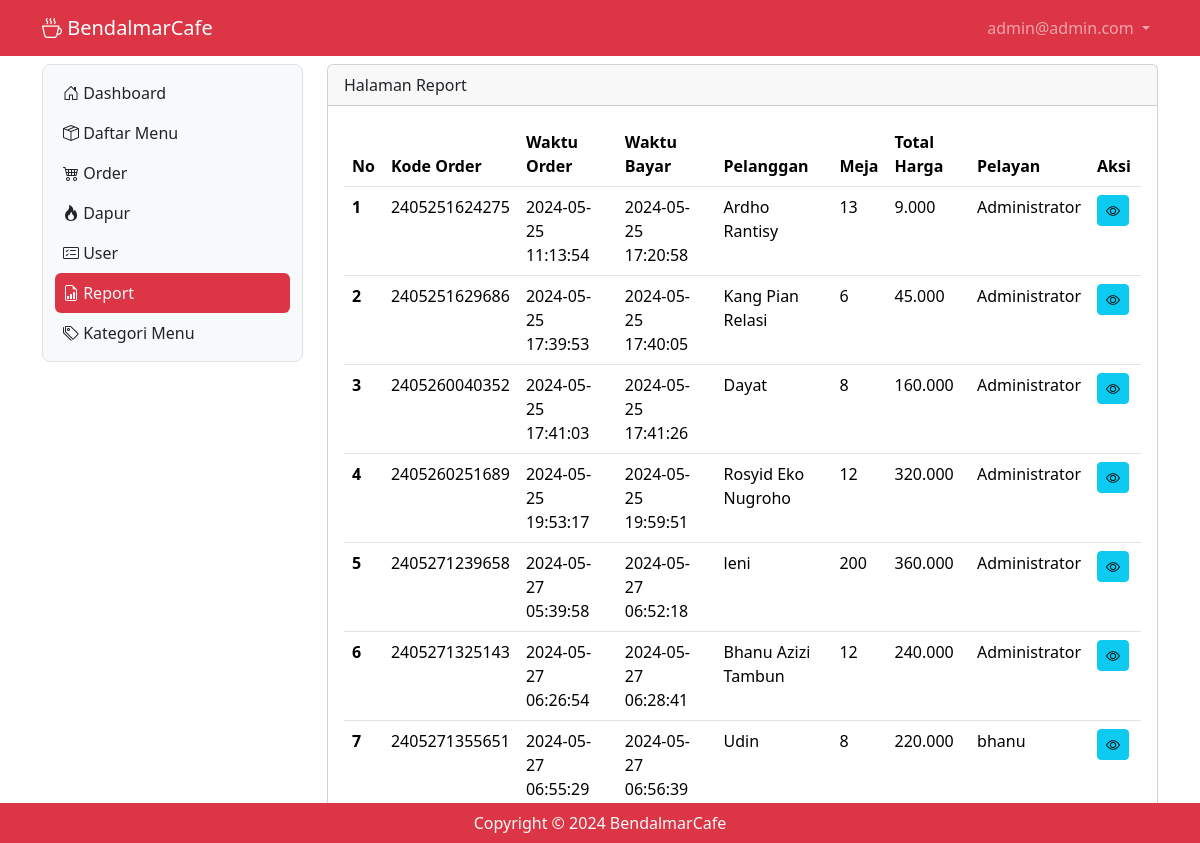
The page /report (signed in) on the database its author committed.
### tables this page shows
CREATE TABLE `tb_user` (
  `id` int(10) NOT NULL,
  `nama` varchar(200) DEFAULT NULL,
  `username` varchar(200) DEFAULT NULL,
  `password` varchar(200) DEFAULT NULL,
  `level` int(10) DEFAULT NULL,
  `nohp` varchar(15) DEFAULT NULL,
  `alamat` varchar(300) DEFAULT NULL
);

CREATE TABLE `tb_order` (
  `id_order` bigint(19) NOT NULL,
  `pelanggan` varchar(200) DEFAULT NULL,
  `meja` int(10) DEFAULT NULL,
  `pelayan` int(10) DEFAULT NULL,
  `waktu_order` timestamp NULL DEFAULT current_timestamp() ON UPDATE current_timestamp()
);

CREATE TABLE `tb_bayar` (
  `id_bayar` bigint(19) NOT NULL,
  `nominal_uang` bigint(19) DEFAULT NULL,
  `total_bayar` bigint(19) DEFAULT NULL,
  `waktu_bayar` timestamp NULL DEFAULT current_timestamp()
);

### report.php (the view, shortened to what this page needs)
<?php
include "proses/connect.php";
$query = mysqli_query($conn, "SELECT tb_order.*,tb_bayar.*,nama, SUM(harga*jumlah) AS harganya FROM tb_order
LEFT JOIN tb_user ON tb_user.id = tb_order.pelayan
LEFT JOIN tb_list_order ON tb_list_order.kode_order = tb_order.id_order
LEFT JOIN tb_daftar_menu ON tb_daftar_menu.id = tb_list_order.menu
JOIN tb_bayar ON tb_bayar.id_bayar = tb_order.id_order
GROUP BY id_order ORDER BY waktu_order ASC");
while ($record = mysqli_fetch_array($query)) {
    $result[] = $record;
}
?>
<div class="col-lg-9 mt-2">
    <div class="card">
        <div class="card-header">
            Halaman Report
        </div>
        <div class="card-body">
            <?php
            if (empty($result)) {
                echo "Daftar menu tidak ada";
            } else {
            ?>
                <div class=" table-responsive">
                    <table class="table table-hover" id="example">
                        <thead>
                            <tr class="text-no-warp">
                                <th scope="col">No</th>
                                <th scope="col">Kode Order</th>
                                <th scope="col">Waktu Order</th>
                                <th scope="col">Waktu Bayar</th>
                                <th scope="col">Pelanggan</th>
                                <th scope="col">Meja</th>
                                <th scope="col">Total Harga</th>
                                <th scope="col">Pelayan</th>
                                <th scope="col">Aksi</th>
                            </tr>
                        </thead>
                        <tbody>
                            <?php
                            $no = 1;
                            foreach ($result as $row) {
                            ?>
                                <tr>
                                    <th scope="row"><?php echo $no++ ?></th>
                                    <td><?php echo $row['id_order'] ?></td>
                                    <td><?php echo $row['waktu_order'] ?></td>
                                    <td><?php echo $row['waktu_bayar'] ?></td>
                                    <td><?php echo $row['pelanggan'] ?></td>
                                    <td><?php echo $row['meja'] ?></td>
                                    <td><?php echo number_format((int)$row['harganya'], 0, ',', '.') ?></td>
                                    <td><?php echo $row['nama'] ?></td>
                                    <td>
                                        <div class="d-flex">
                                            <a class="btn btn-info btn-sm me-1" href="./?x=view_item&order=<?php echo $row['id_order'] . "&meja=" . $row['meja'] . "&pelanggan=" . $row['pelanggan'] ?>"><i class="bi bi-eye"></i></a>
                                        </div>
                                    </td>
                                </tr>
                            <?php } ?>
                        </tbody>
                    </table>
                </div>
            <?php } ?>
        </div>
    </div>
</div>

### header.php (shortened to what this page needs)
<?php
include "proses/connect.php";
$query = mysqli_query($conn, "SELECT * FROM tb_user WHERE username = '$_SESSION[username_bendalmar]'");
?>
<nav class="navbar navbar-expand navbar-dark bg-danger sticky-top">
    <div class="container-lg">
        <a class="navbar-brand" href="."><i class="bi bi-cup-hot"></i> BendalmarCafe</a>
        <div class="collapse navbar-collapse justify-content-end" id="navbarNavDropdown">
            <ul class="navbar-nav">
                <li class="nav-item dropdown">
                    <a class="nav-link dropdown-toggle " href="#" role="button" data-bs-toggle="dropdown" aria-expanded="false">
                        <?php echo $hasil['username']; ?>
                    </a>
                </li>
            </ul>
        </div>
    </div>
</nav>

### rows shown on the page
tb_user: username "admin@admin.com"
tb_order: id_order "2405251624275", waktu_order "2024-05-25 11:13:54", tb_bayar.waktu_bayar "2024-05-25 17:20:58", pelanggan "Ardho Rantisy", meja "13", harganya "9.000", pelayan.nama "Administrator"
tb_order: id_order "2405251629686", waktu_order "2024-05-25 17:39:53", tb_bayar.waktu_bayar "2024-05-25 17:40:05", pelanggan "Kang Pian Relasi", meja "6", harganya "45.000", pelayan.nama "Administrator"
tb_order: id_order "2405260040352", waktu_order "2024-05-25 17:41:03", tb_bayar.waktu_bayar "2024-05-25 17:41:26", pelanggan "Dayat", meja "8", harganya "160.000", pelayan.nama "Administrator"
tb_order: id_order "2405260251689", waktu_order "2024-05-25 19:53:17", tb_bayar.waktu_bayar "2024-05-25 19:59:51", pelanggan "Rosyid Eko Nugroho", meja "12", harganya "320.000", pelayan.nama "Administrator"
tb_order: id_order "2405271239658", waktu_order "2024-05-27 05:39:58", tb_bayar.waktu_bayar "2024-05-27 06:52:18", pelanggan "leni", meja "200", harganya "360.000", pelayan.nama "Administrator"
tb_order: id_order "2405271325143", waktu_order "2024-05-27 06:26:54", tb_bayar.waktu_bayar "2024-05-27 06:28:41", pelanggan "Bhanu Azizi Tambun", meja "12", harganya "240.000", pelayan.nama "Administrator"
tb_order: id_order "2405271355651", waktu_order "2024-05-27 06:55:29", tb_bayar.waktu_bayar "2024-05-27 06:56:39", pelanggan "Udin", meja "8", harganya "220.000", pelayan.nama "bhanu"
